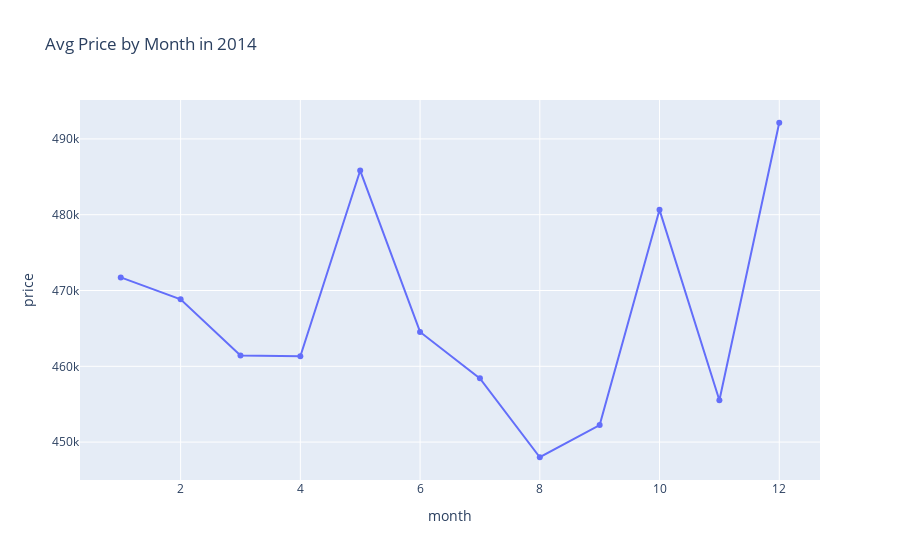

Source (notebook cell):
### Code cell
import plotly.express as px

df_2014 = df_copydata[df_copydata['year'] == 2014]
monthly_avg = df_2014.groupby('month')['price'].mean().reset_index()

fig = px.line(monthly_avg, x='month', y='price', title='Avg Price by Month in 2014', markers=True)
fig.show()

### Figure 1 — Plotly figure (JSON) as saved in the notebook; plotly's stock layout.template omitted (floating-point values rounded to 4 significant figures)
{"data": [{"hovertemplate": "month=%{x}<br>price=%{y}<extra></extra>", "legendgroup": "", "line": {"color": "#636efa", "dash": "solid"}, "marker": {"symbol": "circle"}, "mode": "lines+markers", "name": "", "orientation": "v", "showlegend": false, "type": "scatter", "x": [1, 2, 3, 4, 5, 6, 7, 8, 9, 10, 11, 12], "xaxis": "x", "y": [471700.0, 468800.0, 461400.0, 461300.0, 485800.0, 464500.0, 458400.0, 448000.0, 452200.0, 480600.0, 455500.0, 492100.0], "yaxis": "y"}], "layout": {"legend": {"tracegroupgap": 0}, "title": {"text": "Avg Price by Month in 2014"}, "xaxis": {"anchor": "y", "domain": [0, 1], "title": {"text": "month"}}, "yaxis": {"anchor": "x", "domain": [0, 1], "title": {"text": "price"}}}}
